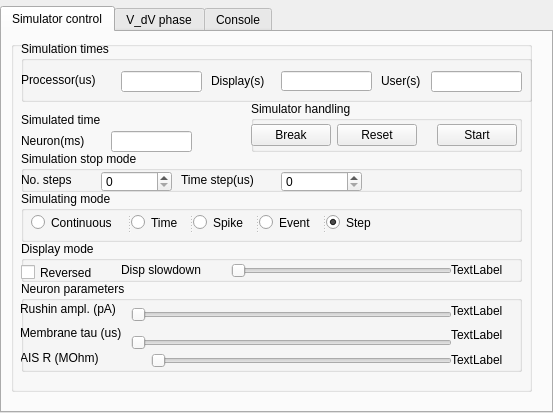
<?xml version="1.0" encoding="UTF-8"?>
<ui version="4.0">
 <class>NeuronTab</class>
 <widget class="QWidget" name="NeuronTab">
  <property name="geometry">
   <rect>
    <x>0</x>
    <y>0</y>
    <width>553</width>
    <height>413</height>
   </rect>
  </property>
  <property name="windowTitle">
   <string>Form</string>
  </property>
  <layout class="QGridLayout" name="gridLayout">
   <property name="leftMargin">
    <number>0</number>
   </property>
   <property name="topMargin">
    <number>6</number>
   </property>
   <property name="rightMargin">
    <number>0</number>
   </property>
   <property name="bottomMargin">
    <number>0</number>
   </property>
   <item row="0" column="0">
    <widget class="QSplitter" name="viewSplitter">
     <property name="orientation">
      <enum>Qt::Orientation::Horizontal</enum>
     </property>
     <widget class="QSplitter" name="pipelinesplitter">
      <property name="orientation">
       <enum>Qt::Orientation::Vertical</enum>
      </property>
      <widget class="QWidget" name="horizontalLayoutWidget_2">
       <layout class="QHBoxLayout" name="horizontalLayout_2" stretch="0">
        <item>
         <widget class="QTabWidget" name="tabWidget">
          <property name="currentIndex">
           <number>0</number>
          </property>
          <widget class="QWidget" name="tab1">
           <attribute name="title">
            <string>Simulator control</string>
           </attribute>
           <layout class="QGridLayout" name="gridLayout_7">
            <item row="0" column="0">
             <widget class="QFrame" name="Simulatorcontrol">
              <widget class="QWidget" name="centralWidget">
               <property name="geometry">
                <rect>
                 <x>0</x>
                 <y>0</y>
                 <width>521</width>
                 <height>351</height>
                </rect>
               </property>
               <layout class="QVBoxLayout" name="verticalLayout_2">
                <item>
                 <widget class="QGroupBox" name="StepParametersBox">
                  <property name="title">
                   <string/>
                  </property>
                  <widget class="QGroupBox" name="displayModeBox">
                   <property name="geometry">
                    <rect>
                     <x>10</x>
                     <y>200</y>
                     <width>501</width>
                     <height>41</height>
                    </rect>
                   </property>
                   <property name="title">
                    <string>Display mode</string>
                   </property>
                   <widget class="QLabel" name="DisplayLabel">
                    <property name="geometry">
                     <rect>
                      <x>100</x>
                      <y>20</y>
                      <width>111</width>
                      <height>18</height>
                     </rect>
                    </property>
                    <property name="text">
                     <string>Disp slowdown</string>
                    </property>
                   </widget>
                   <widget class="QSlider" name="DisplaySlider">
                    <property name="geometry">
                     <rect>
                      <x>210</x>
                      <y>20</y>
                      <width>221</width>
                      <height>20</height>
                     </rect>
                    </property>
                    <property name="orientation">
                     <enum>Qt::Orientation::Horizontal</enum>
                    </property>
                   </widget>
                   <widget class="QLabel" name="DisplayValue">
                    <property name="geometry">
                     <rect>
                      <x>430</x>
                      <y>20</y>
                      <width>71</width>
                      <height>18</height>
                     </rect>
                    </property>
                    <property name="text">
                     <string>TextLabel</string>
                    </property>
                   </widget>
                   <widget class="QCheckBox" name="DisplayReversedBox">
                    <property name="geometry">
                     <rect>
                      <x>0</x>
                      <y>20</y>
                      <width>91</width>
                      <height>23</height>
                     </rect>
                    </property>
                    <property name="text">
                     <string>Reversed</string>
                    </property>
                   </widget>
                  </widget>
                  <widget class="QGroupBox" name="groupBox_2">
                   <property name="geometry">
                    <rect>
                     <x>10</x>
                     <y>240</y>
                     <width>501</width>
                     <height>91</height>
                    </rect>
                   </property>
                   <property name="title">
                    <string>Neuron parameters</string>
                   </property>
                   <widget class="QWidget" name="layoutWidget">
                    <property name="geometry">
                     <rect>
                      <x>110</x>
                      <y>19</y>
                      <width>321</width>
                      <height>59</height>
                     </rect>
                    </property>
                    <layout class="QVBoxLayout" name="verticalLayout_3">
                     <item>
                      <widget class="QSlider" name="Slider3">
                       <property name="orientation">
                        <enum>Qt::Orientation::Horizontal</enum>
                       </property>
                      </widget>
                     </item>
                     <item>
                      <widget class="QSlider" name="Slider2">
                       <property name="orientation">
                        <enum>Qt::Orientation::Horizontal</enum>
                       </property>
                      </widget>
                     </item>
                    </layout>
                   </widget>
                   <widget class="QWidget" name="layoutWidget">
                    <property name="geometry">
                     <rect>
                      <x>430</x>
                      <y>20</y>
                      <width>68</width>
                      <height>68</height>
                     </rect>
                    </property>
                    <layout class="QGridLayout" name="gridLayout_2">
                     <item row="0" column="0">
                      <widget class="QLabel" name="Slider3Value">
                       <property name="text">
                        <string>TextLabel</string>
                       </property>
                      </widget>
                     </item>
                     <item row="1" column="0">
                      <widget class="QLabel" name="Slider2Value">
                       <property name="text">
                        <string>TextLabel</string>
                       </property>
                      </widget>
                     </item>
                     <item row="2" column="0">
                      <widget class="QLabel" name="Slider1Value">
                       <property name="text">
                        <string>TextLabel</string>
                       </property>
                      </widget>
                     </item>
                    </layout>
                   </widget>
                   <widget class="QWidget" name="layoutWidget">
                    <property name="geometry">
                     <rect>
                      <x>-1</x>
                      <y>18</y>
                      <width>131</width>
                      <height>68</height>
                     </rect>
                    </property>
                    <layout class="QGridLayout" name="gridLayout_3">
                     <item row="2" column="0">
                      <widget class="QLabel" name="Slider1Label">
                       <property name="text">
                        <string>AIS R (MOhm)</string>
                       </property>
                      </widget>
                     </item>
                     <item row="1" column="0">
                      <widget class="QLabel" name="Slider2Label">
                       <property name="text">
                        <string>Membrane tau (us)</string>
                       </property>
                      </widget>
                     </item>
                     <item row="0" column="0">
                      <widget class="QLabel" name="Slider3Label">
                       <property name="text">
                        <string>Rushin ampl. (pA)</string>
                       </property>
                      </widget>
                     </item>
                    </layout>
                   </widget>
                   <widget class="QSlider" name="Slider1">
                    <property name="geometry">
                     <rect>
                      <x>130</x>
                      <y>70</y>
                      <width>301</width>
                      <height>20</height>
                     </rect>
                    </property>
                    <property name="orientation">
                     <enum>Qt::Orientation::Horizontal</enum>
                    </property>
                   </widget>
                  </widget>
                  <widget class="QGroupBox" name="groupBox_4">
                   <property name="geometry">
                    <rect>
                     <x>10</x>
                     <y>110</y>
                     <width>501</width>
                     <height>41</height>
                    </rect>
                   </property>
                   <property name="title">
                    <string>Simulation stop mode</string>
                   </property>
                   <widget class="QSpinBox" name="StepTimeBox">
                    <property name="geometry">
                     <rect>
                      <x>260</x>
                      <y>20</y>
                      <width>81</width>
                      <height>21</height>
                     </rect>
                    </property>
                   </widget>
                   <widget class="QLabel" name="StepTimeLabel">
                    <property name="geometry">
                     <rect>
                      <x>160</x>
                      <y>20</y>
                      <width>101</width>
                      <height>18</height>
                     </rect>
                    </property>
                    <property name="text">
                     <string>Time step(us)</string>
                    </property>
                   </widget>
                   <widget class="QSpinBox" name="StepNumberBox">
                    <property name="geometry">
                     <rect>
                      <x>80</x>
                      <y>20</y>
                      <width>71</width>
                      <height>21</height>
                     </rect>
                    </property>
                   </widget>
                   <widget class="QLabel" name="StepNumberLabel">
                    <property name="geometry">
                     <rect>
                      <x>0</x>
                      <y>20</y>
                      <width>81</width>
                      <height>18</height>
                     </rect>
                    </property>
                    <property name="text">
                     <string>No. steps</string>
                    </property>
                   </widget>
                  </widget>
                  <widget class="QGroupBox" name="Control_2">
                   <property name="geometry">
                    <rect>
                     <x>240</x>
                     <y>60</y>
                     <width>271</width>
                     <height>51</height>
                    </rect>
                   </property>
                   <property name="title">
                    <string>Simulator handling</string>
                   </property>
                   <property name="flat">
                    <bool>true</bool>
                   </property>
                   <widget class="QWidget" name="layoutWidget">
                    <property name="geometry">
                     <rect>
                      <x>0</x>
                      <y>20</y>
                      <width>266</width>
                      <height>28</height>
                     </rect>
                    </property>
                    <layout class="QHBoxLayout" name="horizontalLayout">
                     <item>
                      <widget class="QPushButton" name="stopButton">
                       <property name="text">
                        <string>Break</string>
                       </property>
                      </widget>
                     </item>
                     <item>
                      <widget class="QPushButton" name="resetButton">
                       <property name="text">
                        <string>Reset</string>
                       </property>
                      </widget>
                     </item>
                     <item>
                      <spacer name="horizontalSpacer_2">
                       <property name="orientation">
                        <enum>Qt::Orientation::Horizontal</enum>
                       </property>
                       <property name="sizeHint" stdset="0">
                        <size>
                         <width>40</width>
                         <height>20</height>
                        </size>
                       </property>
                      </spacer>
                     </item>
                     <item>
                      <spacer name="horizontalSpacer">
                       <property name="orientation">
                        <enum>Qt::Orientation::Horizontal</enum>
                       </property>
                       <property name="sizeHint" stdset="0">
                        <size>
                         <width>40</width>
                         <height>20</height>
                        </size>
                       </property>
                      </spacer>
                     </item>
                     <item>
                      <widget class="QPushButton" name="startButton">
                       <property name="text">
                        <string>Start</string>
                       </property>
                      </widget>
                     </item>
                    </layout>
                   </widget>
                  </widget>
                  <widget class="QGroupBox" name="SimulatorTimesGroup">
                   <property name="enabled">
                    <bool>true</bool>
                   </property>
                   <property name="geometry">
                    <rect>
                     <x>10</x>
                     <y>0</y>
                     <width>511</width>
                     <height>61</height>
                    </rect>
                   </property>
                   <property name="title">
                    <string>Simulation times</string>
                   </property>
                   <widget class="QLabel" name="UserTimeLabel">
                    <property name="geometry">
                     <rect>
                      <x>360</x>
                      <y>30</y>
                      <width>51</width>
                      <height>20</height>
                     </rect>
                    </property>
                    <property name="text">
                     <string>User(s)</string>
                    </property>
                   </widget>
                   <widget class="QLabel" name="ProcessorTimeLabel">
                    <property name="geometry">
                     <rect>
                      <x>0</x>
                      <y>30</y>
                      <width>101</width>
                      <height>17</height>
                     </rect>
                    </property>
                    <property name="text">
                     <string>Processor(us)</string>
                    </property>
                   </widget>
                   <widget class="QLineEdit" name="ProcessorTimeValue">
                    <property name="geometry">
                     <rect>
                      <x>100</x>
                      <y>30</y>
                      <width>81</width>
                      <height>21</height>
                     </rect>
                    </property>
                    <property name="minimumSize">
                     <size>
                      <width>61</width>
                      <height>0</height>
                     </size>
                    </property>
                    <property name="autoFillBackground">
                     <bool>true</bool>
                    </property>
                   </widget>
                   <widget class="QLineEdit" name="DisplayTimeValue">
                    <property name="geometry">
                     <rect>
                      <x>260</x>
                      <y>30</y>
                      <width>91</width>
                      <height>20</height>
                     </rect>
                    </property>
                    <property name="minimumSize">
                     <size>
                      <width>91</width>
                      <height>0</height>
                     </size>
                    </property>
                    <property name="text">
                     <string/>
                    </property>
                   </widget>
                   <widget class="QLabel" name="DisplayTimeLabel">
                    <property name="geometry">
                     <rect>
                      <x>190</x>
                      <y>30</y>
                      <width>71</width>
                      <height>20</height>
                     </rect>
                    </property>
                    <property name="text">
                     <string>Display(s)</string>
                    </property>
                   </widget>
                   <widget class="QLineEdit" name="UserTimeValue">
                    <property name="geometry">
                     <rect>
                      <x>410</x>
                      <y>30</y>
                      <width>91</width>
                      <height>21</height>
                     </rect>
                    </property>
                    <property name="minimumSize">
                     <size>
                      <width>91</width>
                      <height>0</height>
                     </size>
                    </property>
                   </widget>
                  </widget>
                  <widget class="QGroupBox" name="SimulationMode">
                   <property name="geometry">
                    <rect>
                     <x>10</x>
                     <y>150</y>
                     <width>501</width>
                     <height>51</height>
                    </rect>
                   </property>
                   <property name="title">
                    <string>Simulating mode</string>
                   </property>
                   <property name="flat">
                    <bool>true</bool>
                   </property>
                   <widget class="QSplitter" name="splitter">
                    <property name="geometry">
                     <rect>
                      <x>10</x>
                      <y>20</y>
                      <width>351</width>
                      <height>23</height>
                     </rect>
                    </property>
                    <property name="orientation">
                     <enum>Qt::Orientation::Horizontal</enum>
                    </property>
                    <widget class="QRadioButton" name="continuousMode">
                     <property name="text">
                      <string>Continuous</string>
                     </property>
                    </widget>
                    <widget class="QRadioButton" name="timeMode">
                     <property name="text">
                      <string>Time</string>
                     </property>
                    </widget>
                    <widget class="QRadioButton" name="spikeMode">
                     <property name="text">
                      <string>Spike</string>
                     </property>
                    </widget>
                    <widget class="QRadioButton" name="eventMode">
                     <property name="text">
                      <string>Event</string>
                     </property>
                     <property name="checked">
                      <bool>false</bool>
                     </property>
                    </widget>
                    <widget class="QRadioButton" name="stepMode">
                     <property name="text">
                      <string>Step</string>
                     </property>
                     <property name="checked">
                      <bool>true</bool>
                     </property>
                    </widget>
                   </widget>
                  </widget>
                  <widget class="QLineEdit" name="SimulatedTimeValue">
                   <property name="geometry">
                    <rect>
                     <x>100</x>
                     <y>90</y>
                     <width>81</width>
                     <height>21</height>
                    </rect>
                   </property>
                   <property name="minimumSize">
                    <size>
                     <width>81</width>
                     <height>0</height>
                    </size>
                   </property>
                  </widget>
                  <widget class="QLabel" name="SimulatedTimeLabel">
                   <property name="geometry">
                    <rect>
                     <x>10</x>
                     <y>90</y>
                     <width>81</width>
                     <height>20</height>
                    </rect>
                   </property>
                   <property name="text">
                    <string>Neuron(ms)</string>
                   </property>
                  </widget>
                  <widget class="QLabel" name="label">
                   <property name="geometry">
                    <rect>
                     <x>10</x>
                     <y>70</y>
                     <width>111</width>
                     <height>18</height>
                    </rect>
                   </property>
                   <property name="text">
                    <string>Simulated time</string>
                   </property>
                  </widget>
                 </widget>
                </item>
               </layout>
              </widget>
             </widget>
            </item>
           </layout>
          </widget>
          <widget class="QWidget" name="tab2">
           <attribute name="title">
            <string>V_dV phase</string>
           </attribute>
           <layout class="QGridLayout" name="gridLayout_6">
            <item row="0" column="0">
             <widget class="QCustomPlot" name="PhasePlot" native="true"/>
            </item>
           </layout>
          </widget>
          <widget class="QWidget" name="tab3">
           <attribute name="title">
            <string>Console</string>
           </attribute>
           <layout class="QGridLayout" name="gridLayout_5">
            <item row="0" column="0">
             <widget class="QCustomPlot" name="Console" native="true"/>
            </item>
           </layout>
          </widget>
         </widget>
        </item>
       </layout>
      </widget>
     </widget>
    </widget>
   </item>
  </layout>
 </widget>
 <customwidgets>
  <customwidget>
   <class>QCustomPlot</class>
   <extends>QWidget</extends>
   <header>qcustomplot.h</header>
   <container>1</container>
  </customwidget>
 </customwidgets>
 <resources/>
 <connections/>
</ui>
